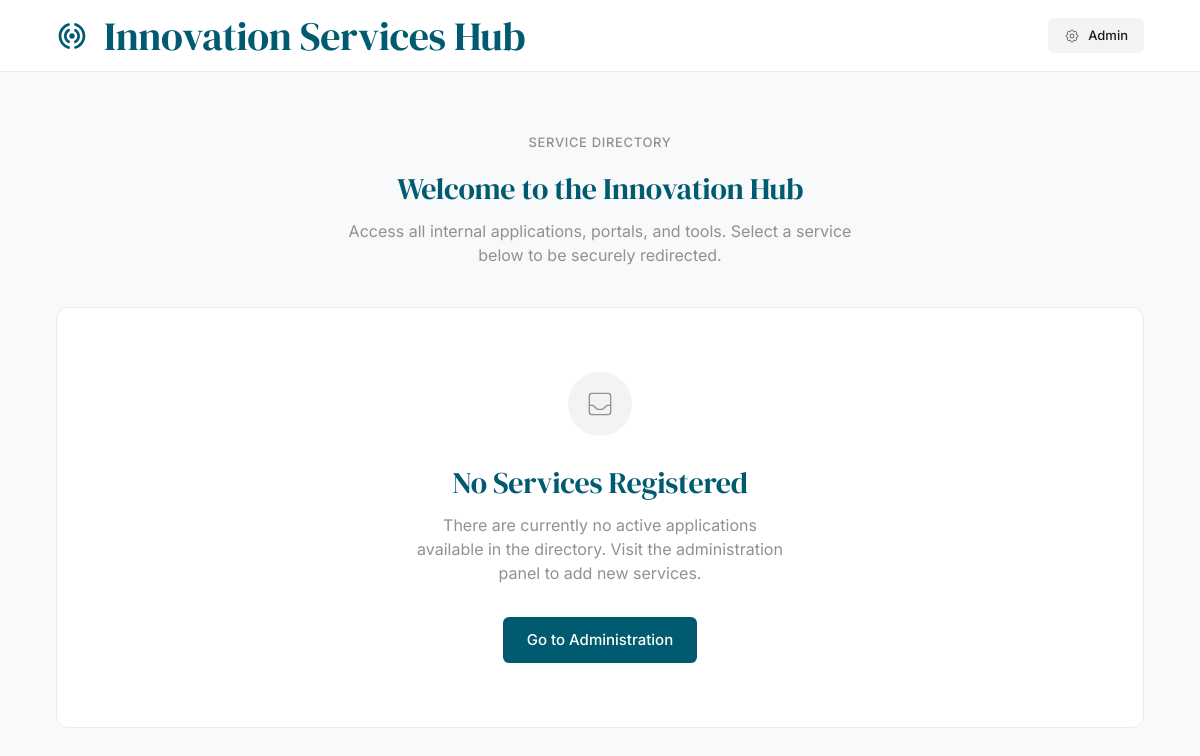
Before: / with the older database file.
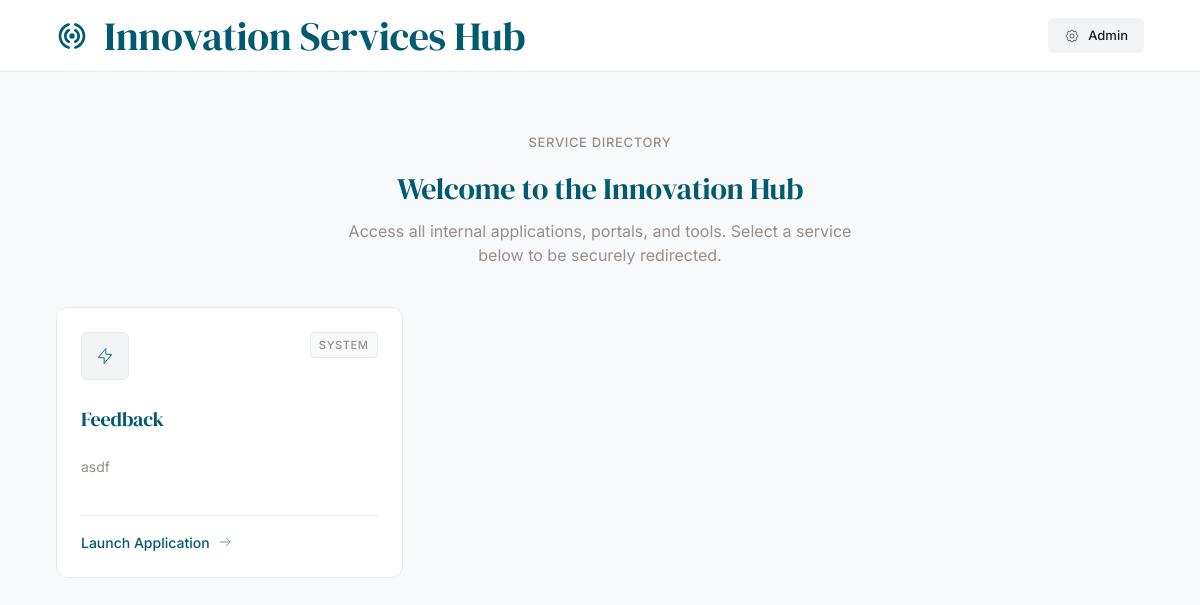
After: the same page with the newer database file.
### main.py (models this page shows)
class ServiceLink(Base):
    __tablename__ = "services"
    id = Column(Integer, primary_key=True, index=True)
    name = Column(String, index=True)
    description = Column(String)
    url = Column(String)
    icon_svg = Column(Text)
    color = Column(String)

### main.py (the view)
@app.get("/", response_class=HTMLResponse)
async def read_home(request: Request, db: Session = Depends(get_db)):
    services = db.query(ServiceLink).all()
    return templates.TemplateResponse(request=request, name="index.html", context={"services": services})

### templates/index.html
{% extends "base.html" %}
{% block content %}
<div style="margin-bottom: 2.5rem;">
    <p class="metadata" style="text-align: center;">Service Directory</p>
    <h2 class="mt-1" style="text-align: center;">Welcome to the Innovation Hub</h2>
    <p class="body-text mt-2"
        style="margin-left: auto; margin-right: auto; text-align: center; max-width: 32rem; color: var(--brand-rosy);">
        Access all
        internal applications,
        portals, and tools. Select a service below to be securely redirected.</p>
</div>
{% if services %}
<div style="display: grid; grid-template-columns: repeat(auto-fill, minmax(300px, 1fr)); gap: 1.5rem;">
    {% for service in services %}
    <a href="{{ service.url }}" class="card card-hover"
        style="text-decoration: none; display: flex; flex-direction: column; padding: 1.5rem;">
        <div style="display: flex; align-items: start; justify-content: space-between; margin-bottom: 1.5rem;">
            <div
                style="width: 3rem; height: 3rem; border-radius: var(--radius-btn); background: var(--bg-inner); display: flex; align-items: center; justify-content: center; color: {{ service.color }}; border: 1px solid var(--border-line);">
                {% if service.icon_svg %}
                {{ service.icon_svg | safe }}
                {% else %}
                <svg class="icon" viewBox="0 0 24 24">
                    <path d="M13 10V3L4 14h7v7l9-11h-7z" />
                </svg>
                {% endif %}
            </div>
            <div class="metadata"
                style="background: var(--bg-canvas); padding: 0.25rem 0.5rem; border-radius: 4px; border: 1px solid var(--border-line); font-size: 0.7rem;">
                System
            </div>
        </div>
        <h3 style="font-size: 1.25rem; margin-bottom: 0.5rem;">{{ service.name }}</h3>
        <p class="body-text" style="font-size: 0.875rem; color: var(--brand-rosy); flex-grow: 1;">{{ service.description
            }}</p>
        <div
            style="margin-top: 1.5rem; padding-top: 1rem; border-top: 1px solid var(--border-line); display: flex; align-items: center; gap: 0.5rem; color: var(--brand-teal); font-weight: 500; font-size: 0.875rem;">
            <span>Launch Application</span>
            <svg class="icon" viewBox="0 0 24 24" style="width: 14px; height: 14px;">
                <path d="M14 5l7 7m0 0l-7 7m7-7H3" />
            </svg>
        </div>
    </a>
    {% endfor %}
</div>
{% else %}
<div class="card" style="text-align: center; padding: 4rem 2rem;">
    <div
        style="width: 4rem; height: 4rem; margin: 0 auto 1.5rem; background: var(--bg-inner); border-radius: 50%; display: flex; align-items: center; justify-content: center; color: var(--brand-rosy);">
        <svg class="icon" viewBox="0 0 24 24" style="width: 2rem; height: 2rem;">
            <path
                d="M20 13V6a2 2 0 00-2-2H6a2 2 0 00-2 2v7m16 0v5a2 2 0 01-2 2H6a2 2 0 01-2-2v-5m16 0h-2.586a1 1 0 00-.707.293l-2.414 2.414a1 1 0 01-.707.293h-3.172a1 1 0 01-.707-.293l-2.414-2.414A1 1 0 006.586 13H4" />
        </svg>
    </div>
    <h2 style="text-align: center;">No Services Registered</h2>
    <p class="body-text mt-2"
        style="max-width: 24rem; margin-left: auto; margin-right: auto; color: var(--brand-rosy);">There are currently
        no active applications available in the directory. Visit the administration panel to add new services.</p>
    <div class="mt-8">
        <a href="admin" class="btn btn-primary">Go to Administration</a>
    </div>
</div>
{% endif %}
{% endblock %}

Changed rows visible on the page:
added ServiceLink: name "Feedback", description "asdf"
Other visible differences:
text no longer shown: "No Services Registered There are currently no active applications available in the directory. Visit the administration panel to add new services. Go to Administration"
